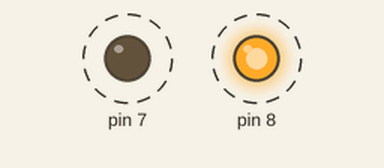
Simulated run of this sketch. Board: Arduino Uno, built with avr-gcc and run on an emulated ATmega328P. Parts: output pins drawn as LEDs (lit = HIGH). Dashed ring = blinking.

Above: at 0.2 s.
Timing chart, 0 to 4.6 s (numbered marks = the images above):
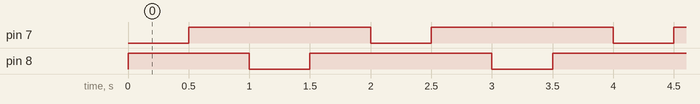

Measured:
- by itself, pin 7, pin 8: alternates HIGH for 1.5 s and LOW for 0.50 s
- by itself, everything shown: repeats every 2.0 s, in 4 steps

The sketch:

example.ino
```cpp
// Arduino example that initializes IN pins HIGH so the relays start OFF and then cycles each relay on/off using active-LOW signals.
//
// Buy this module: https://shillehtek.com/products/2-channel-12v-relay-module
// Full manual: https://shillehtek.com/blogs/shillehtek-product-manuals/2-channel-12v-relay-module-manual
// More examples: https://github.com/shillehbean/shillehtek-examples
//

// 2-Channel 12V Relay Module - Arduino Example
// Active LOW: digitalWrite(pin, LOW) energizes the relay.
// IN pins: 7, 8

void setup() {
  Serial.begin(9600);
  pinMode(7, OUTPUT);
  digitalWrite(7, HIGH);  // start with relay OFF
  pinMode(8, OUTPUT);
  digitalWrite(8, HIGH);  // start with relay OFF
}

void loop() {
  // Cycle through each relay one by one
  digitalWrite(7, LOW);   // Relay 1 ON
  delay(500);
  digitalWrite(7, HIGH);  // Relay 1 OFF
  delay(500);
  digitalWrite(8, LOW);   // Relay 2 ON
  delay(500);
  digitalWrite(8, HIGH);  // Relay 2 OFF
  delay(500);
}
```
